Frame 1 (no input): blank canvas, image omitted
Frame 60 (the mouse pressed at the canvas centre just before this capture): blank canvas, image omitted
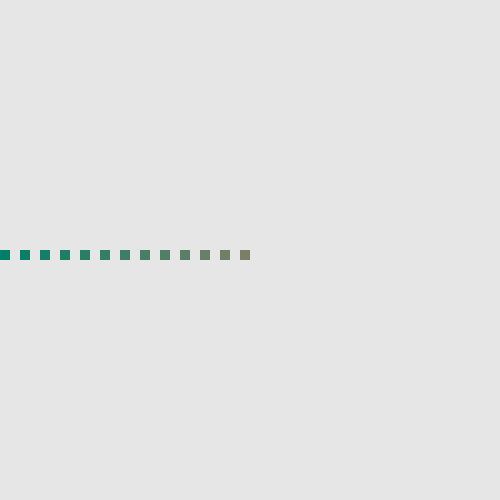
Frame 120 (the mouse held since frame 60 and released just before this capture)

The Processing sketch whose frames 1 and 60 were blank and that drew this single picture after the mouse press (run headless with seeded random() and noise(); from frame 60 on, the mouse is pressed at the canvas centre):

// Processing sketch: ImitationRichterWhile
// ── ImitationRichterWhile.pde
void setup()
{
  size(500,500);
  noStroke();
}

void draw()
{
  /* draw a white rectangle with quite a lot of transparency
  to cover the screen */
  fill(255, 5);
  rect(0, 0, width, height);
  
  // declare a variable called currentLocation corresponding to
  // the X loc of a rect
  int currentLocation = 0;
  
  // while we have not hit mouseX
  while(currentLocation < mouseX) {
    
    // establish a mapped color
    
    // R: based on currentLocation
    int r = int(map(currentLocation, 0, width, 0, 255));
    
    // G: based on mouseY
    int g = int(map(mouseY, 0, height, 0, 255));
    
    // B: based on how many frames have elapsed
    int b = int(map(frameCount % 300, 0, 300, 0, 255));
    
    fill(r, g, b);
    
    // draw a rectangle at currentLocation, mouseY that is 10x10
    rect(currentLocation, mouseY, 10, 10);
    
    // update currentLocation - our next rect drawing X loc - by 20
    currentLocation += 20;
  }
}
